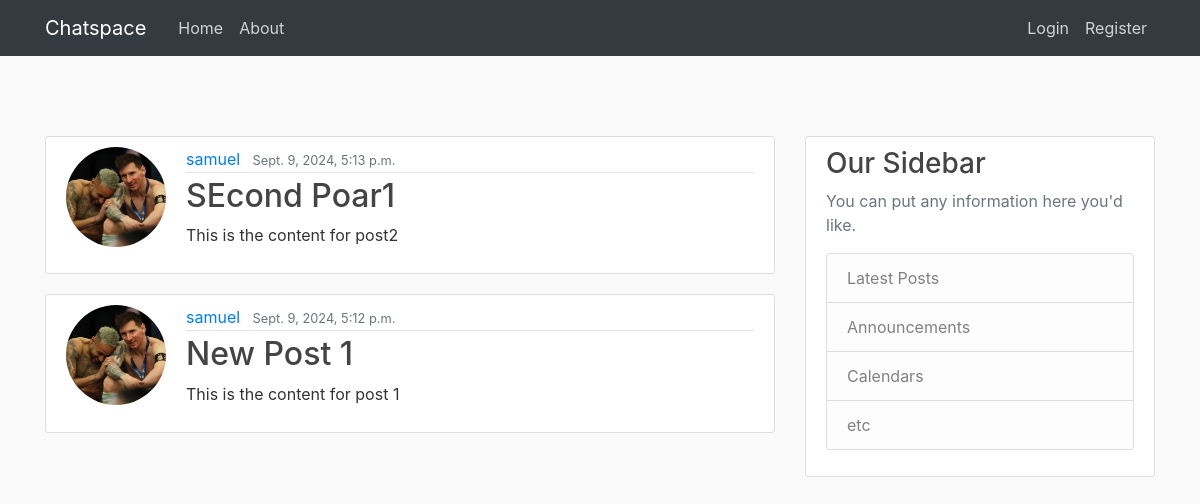
The app's page /, older data.
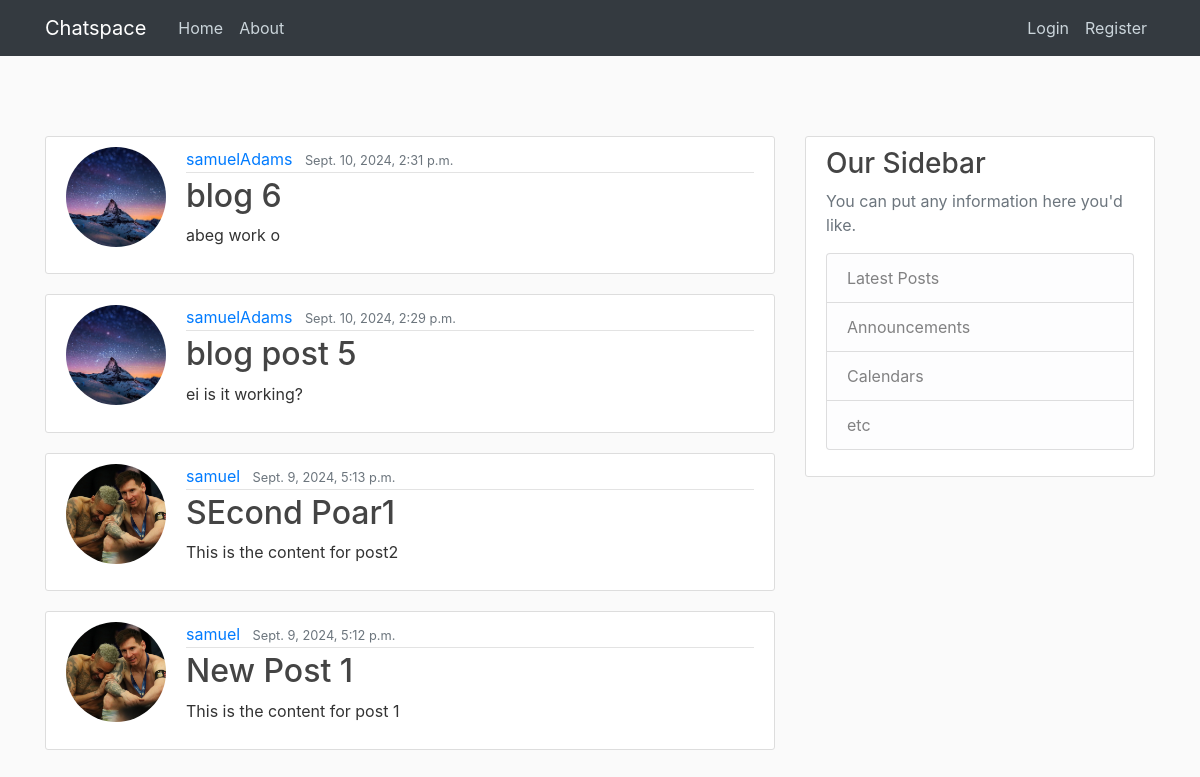
The same page, newer data.
### blog/models.py (models this page shows, shortened)
class Post(models.Model):
    title=models.CharField(max_length=100)
    content=models.TextField()
    date=models.DateTimeField(default=timezone.now)
    author=models.ForeignKey(User,on_delete=models.CASCADE)

### users/models.py (models this page shows, shortened)
class Profile(models.Model):
    user=models.OneToOneField(User,on_delete=models.CASCADE)
    dp=models.ImageField(default='default.jpg',upload_to='dps')

### blog/views.py (the view)
# urls.py: path('', views.HomeView.as_view(),name='blog-home'),
class HomeView(ListView):
    model=Post
    template_name='home.html'
    context_object_name='posts'#defines the name of the context you are sending to your template. by default it is called object
    ordering=['-date'] #field on which to order results. -date means date in descending order

### blog/templates/home.html
{%extends "base.html"%}
{% block content %}
    {% for post in posts %}
        <article class="media content-section">
          <img class="rounded-circle account-img"
          src="{{ post.author.profile.dp.url }}"
          style="width: 100px; height: 100px; object-fit: cover;">
          <div class="media-body">
            <div class="article-metadata">
              <a class="mr-2" href="#">{{ post.author }}</a>
              <small class="text-muted">{{ post.date }}</small>
            </div>
            <h2><a class="article-title" href=" {% url 'post-detail' post.id %}">{{ post.title }}</a></h2>
            <p class="article-content">{{ post.content }}</p>
          </div>
        </article>
    {% endfor %}
{% endblock content %}

### blog/templates/base.html (shortened to what this page needs)
{%load static%}
<!DOCTYPE html>
<html lang="en">
<head>
    <link rel="stylesheet" href="https://cdn.jsdelivr.net/npm/bootstrap@4.0.0/dist/css/bootstrap.min.css">
    <link rel="stylesheet" href="{% static 'main.css' %}">
</head>
<body style="padding-top: 56px;">
  <header class="site-header">
    <nav class="navbar navbar-expand-md navbar-dark bg-dark fixed-top">
      <div class="container">
        <a class="navbar-brand mr-4" href="{% url 'blog-home' %}">Chatspace</a>
        <div class="collapse navbar-collapse" id="navbarToggle">
          <div class="navbar-nav mr-auto">
            <a class="nav-item nav-link" href="{% url 'blog-home' %}">Home</a>
            <a class="nav-item nav-link" href="{% url 'blog-about' %}">About</a>
          </div>
          <div class="navbar-nav">
            {% if user.is_authenticated %}
            <a class="nav-item nav-link" href="{% url 'create-post' %}">New Post</a>
              <a class="nav-item nav-link" href="{% url 'profile' %}">Profile</a>
              <div class="nav-item">
                <form action="{% url 'logout' %}" method="post" style="display:inline;">
                  {% csrf_token %}
                  <button type="submit" class="btn btn-link nav-link" style="text-decoration: none; color: white;">Logout</button>
                </form>
              </div>
            {% else %}
              <a class="nav-item nav-link" href="{% url 'login' %}">Login</a>
              <a class="nav-item nav-link" href="{% url 'signup' %}">Register</a>
            {% endif %}
          </div>
        </div>
      </div>
    </nav>
  </header>
        <main role="main" class="container">
        <div class="row">
          <div class="col-md-8">
                                {% block content %}{% endblock %}
          </div>
          <div class="col-md-4">
            <div class="content-section">
              <h3>Our Sidebar</h3>
              <p class='text-muted'>You can put any information here you'd like.
                <ul class="list-group">
                  <li class="list-group-item list-group-item-light">Latest Posts</li>
                  <li class="list-group-item list-group-item-light">Announcements</li>
                  <li class="list-group-item list-group-item-light">Calendars</li>
                  <li class="list-group-item list-group-item-light">etc</li>
                </ul>
              </p>
            </div>
          </div>
        </div>
    </main>
</body>
</html>

### blog/static/main.css (style rules this page uses)
body { background: #fafafa; color: #333333; margin-top: 5rem; }
h1, h2, h3, h4, h5, h6 { color: #444444; }
ul { margin: 0; }
.site-header .navbar-nav .nav-link { color: #cbd5db; }
.content-section { background: #ffffff; padding: 10px 20px; border: 1px solid #dddddd; border-radius: 3px; margin-bottom: 20px; }
.article-title { color: #444444; }
.article-content { white-space: pre-line; }
.article-metadata { padding-bottom: 1px; margin-bottom: 4px; border-bottom: 1px solid #e3e3e3 }
.account-img { height: 125px; width: 125px; margin-right: 20px; margin-bottom: 16px; }

Row changes from the older to the newer data that the page shows:
added Post: author.profile.dp (picture), author "samuelAdams", date "Sept. 10, 2024, 2:31 p.m.", title "blog 6", content "abeg work o"
added Post: author.profile.dp (picture), author "samuelAdams", date "Sept. 10, 2024, 2:29 p.m.", title "blog post 5", content "ei is it working?"
